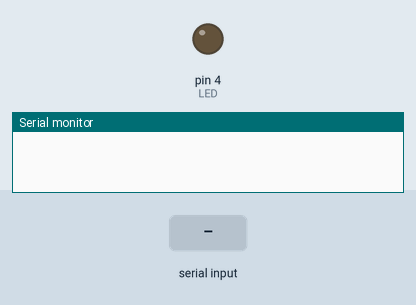
Simulated run of this sketch. Board: Arduino Uno, built with avr-gcc and run on an emulated ATmega328P. On the bench: output pins drawn as LEDs (lit = HIGH), the last lines printed to the serial monitor. The test bench sets the inputs (shaded band).

Above: at 1.2 s.
1.3 s: "ON\n" received over Serial
At 2.3 s:
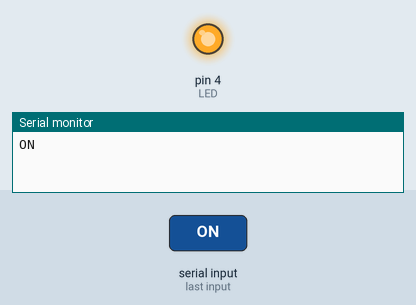
2.8 s: "OFF\n" received over Serial
At 3.4 s:
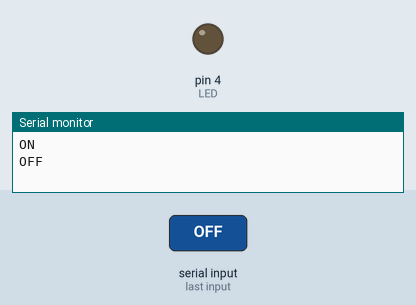
Timing chart, 0 to 5.8 s (numbered marks = the images above; inputs shaded):
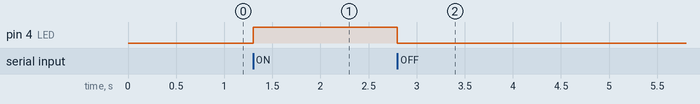

The sketch:

uart-echo.ino
```cpp
// Echo por serial
#define LED 4// 13-BOARDLED 4-YELLOWLED

String input = "";
void setup() {
  Serial.begin(115200);
  pinMode(LED,OUTPUT);
  digitalWrite(LED,LOW);
}

void loop() {
  while (Serial.available() > 0) {
    char c = Serial.read();

    if (c == '\n') {
      if( input == "ON") {
        digitalWrite(LED,HIGH);
      } else if (input == "OFF") {
        digitalWrite(LED,LOW);
      }

      // Línea completa recibida
      Serial.println(input);
      input = "";// limpiar para la próxima
    } else {
      input += c;
    }
  }
}
```

Measured:
- after the input at 1.3 s, pin 4 (LED): LOW → HIGH at once
- after the input at 2.8 s, pin 4 (LED): HIGH → LOW at once
